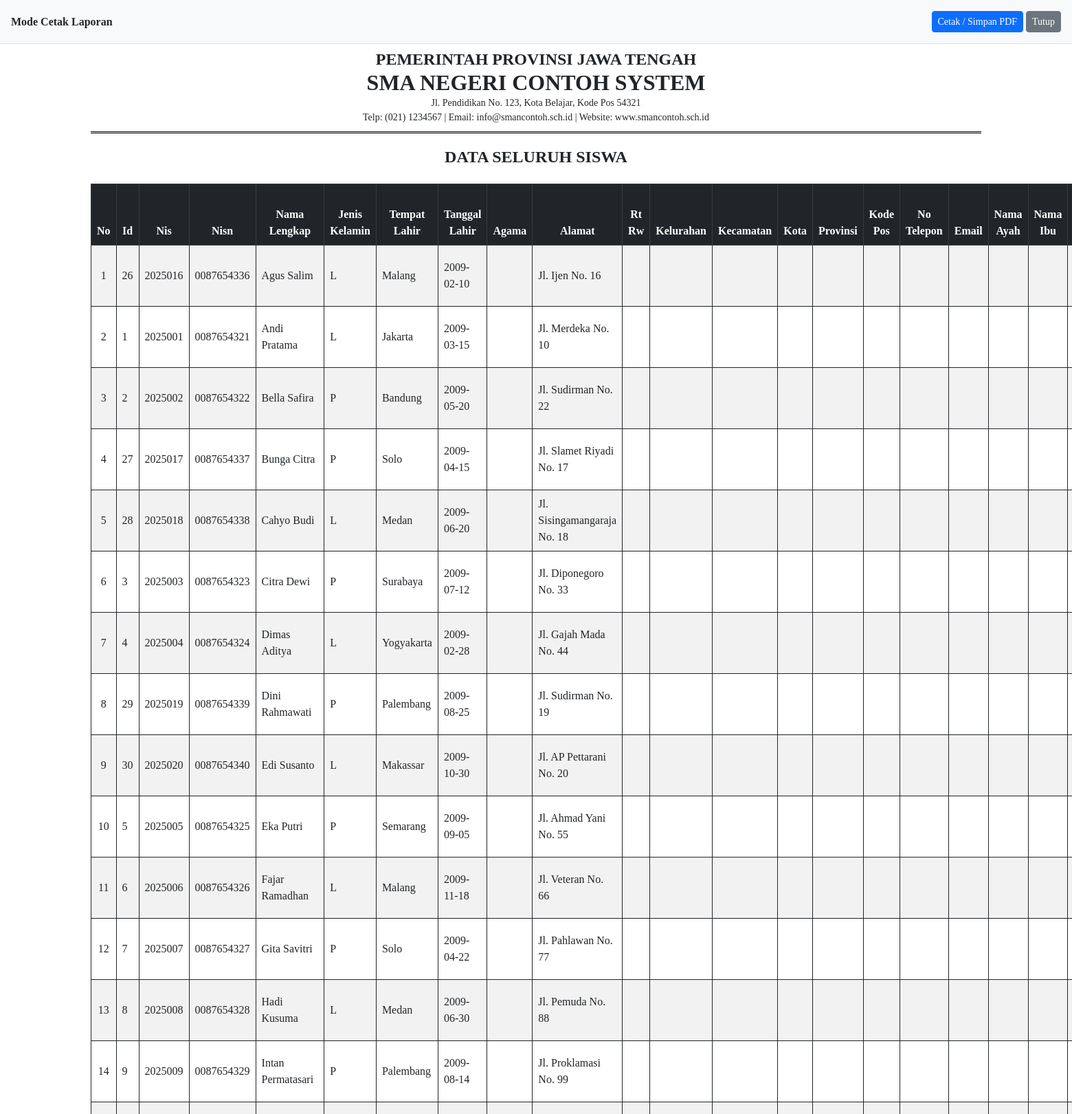
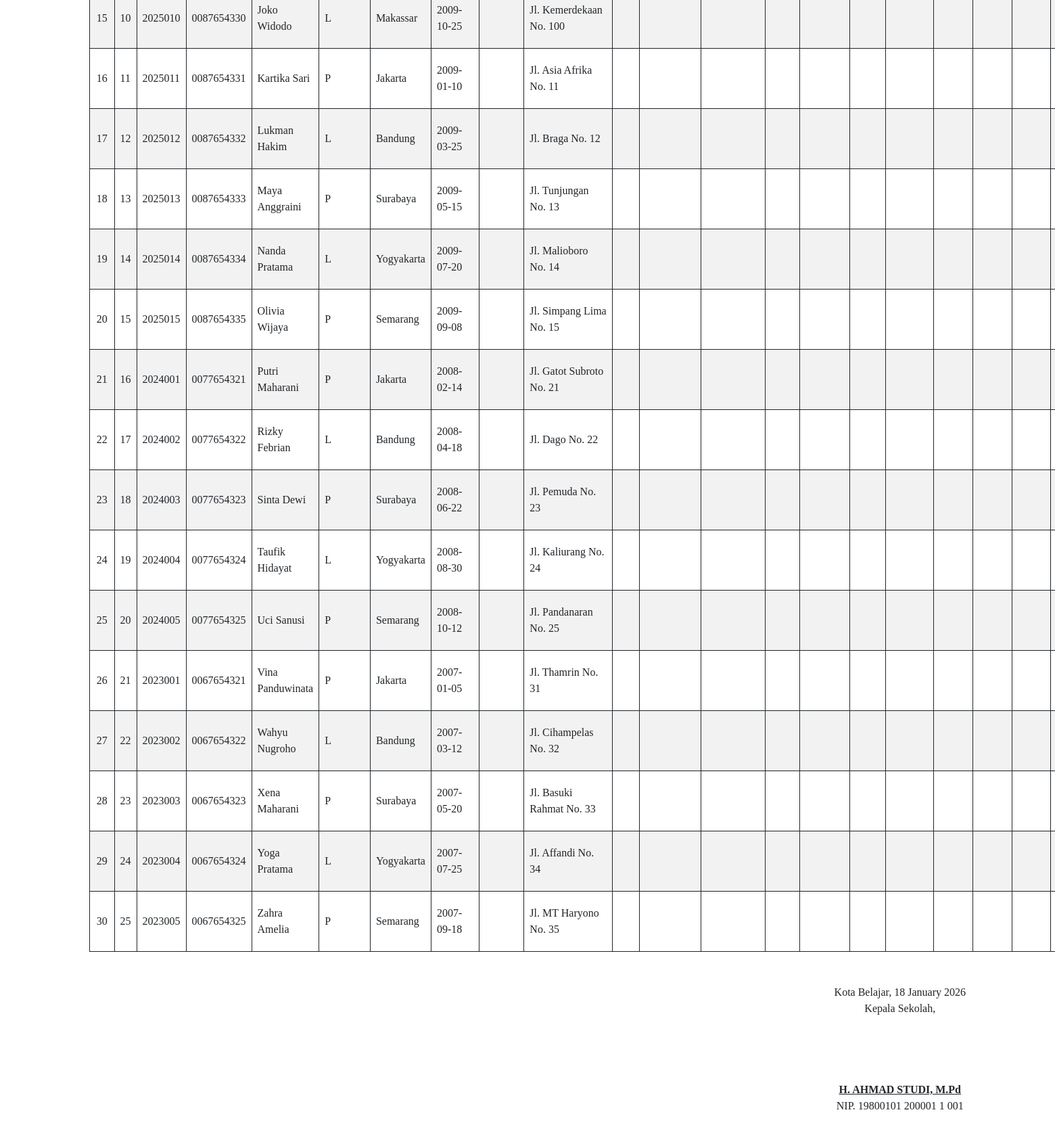
Page /laporan/view_report?code=SISWA_ALL (signed in) on the committed database (2 pictures, top to bottom).
### tables this page shows
CREATE TABLE `siswa` (
  `id` INT AUTO_INCREMENT PRIMARY KEY,
  `nis` VARCHAR(20) UNIQUE NOT NULL,
  `nisn` VARCHAR(20) UNIQUE NOT NULL,
  `nama_lengkap` VARCHAR(100) NOT NULL,
  `jenis_kelamin` ENUM('L','P') NOT NULL,
  `tempat_lahir` VARCHAR(50),
  `tanggal_lahir` DATE,
  `agama` VARCHAR(20),
  `alamat` TEXT,
  `rt_rw` VARCHAR(10),
  `kelurahan` VARCHAR(50),
  `kecamatan` VARCHAR(50),
  `kota` VARCHAR(50),
  `provinsi` VARCHAR(50),
  `kode_pos` VARCHAR(10),
  `no_telepon` VARCHAR(15),
  `email` VARCHAR(100),
  `nama_ayah` VARCHAR(100),
  `nama_ibu` VARCHAR(100),
  `pekerjaan_ayah` VARCHAR(100),
  `pekerjaan_ibu` VARCHAR(100),
  `no_telepon_ortu` VARCHAR(15),
  `kelas_id` INT,
  `foto` VARCHAR(255),
  `status` ENUM('aktif','alumni','pindah','keluar','dropout') DEFAULT 'aktif',
  `tahun_masuk` YEAR,
  `tahun_keluar` YEAR,
  `total_poin_prestasi` INT DEFAULT 0,
  `total_poin_pelanggaran` INT DEFAULT 0,
  `created_at` TIMESTAMP DEFAULT CURRENT_TIMESTAMP,
  `updated_at` TIMESTAMP DEFAULT CURRENT_TIMESTAMP ON UPDATE CURRENT_TIMESTAMP
);

### controllers/LaporanController.php (called while the page is built, shortened)
<?php
class LaporanController extends BaseController
{
    public function view_report()
    {
        $code = isset($_GET['code']) ? $_GET['code'] : '';
        $model = $this->model('LaporanModel');
        $reportData = $model->getReportData($code);
        $data = [
            'title' => 'Laporan - ' . $code,
            'report_name' => $this->getReportName($code),
            'data' => $reportData,
            'code' => $code
        ];
        $this->view('laporan/print_template', $data);
    }
    private function getReportList()
    {
        return [
            ['code' => 'SISWA_ALL', 'name' => 'Data Seluruh Siswa', 'category' => 'Master'],
            ['code' => 'SISWA_PER_KELAS', 'name' => 'Data Siswa Per Kelas', 'category' => 'Master'],
            ['code' => 'GURU_ALL', 'name' => 'Data Guru Lengkap', 'category' => 'Master'],
            ['code' => 'KELAS_ALL', 'name' => 'Daftar Kelas & Wali Kelas', 'category' => 'Master'],
            ['code' => 'MAPEL_ALL', 'name' => 'Daftar Mata Pelajaran', 'category' => 'Master'],
            ['code' => 'JADWAL_SEKOLAH', 'name' => 'Jadwal Pelajaran Sekolah', 'category' => 'Akademik'],
            ['code' => 'ABSENSI_HARIAN', 'name' => 'Laporan Absensi Harian', 'category' => 'Akademik'],
            ['code' => 'ABSENSI_BULANAN', 'name' => 'Rekap Absensi Bulanan', 'category' => 'Akademik'],
            ['code' => 'ABSENSI_GURU', 'name' => 'Kehadiran Guru', 'category' => 'Akademik'],
            ['code' => 'RANKING_PRESTASI', 'name' => 'Top 50 Siswa Berprestasi', 'category' => 'Kesiswaan'],
            ['code' => 'RANKING_PELANGGARAN', 'name' => 'Top 50 Poin Pelanggaran', 'category' => 'Kesiswaan'],
            ['code' => 'DETAIL_PRESTASI', 'name' => 'Detail Riwayat Prestasi', 'category' => 'Kesiswaan'],
            ['code' => 'DETAIL_PELANGGARAN', 'name' => 'Detail Riwayat Pelanggaran', 'category' => 'Kesiswaan'],
            ['code' => 'SISWA_WARNING', 'name' => 'Siswa Dalam Pengawasan (Poin > 50)', 'category' => 'Kesiswaan'],
            ['code' => 'STAT_GENDER', 'name' => 'Statistik Siswa per Gender', 'category' => 'Statistik'],
            ['code' => 'STAT_POIN_KELAS', 'name' => 'Rata-rata Poin Per Kelas', 'category' => 'Statistik'],
            ['code' => 'LOG_AKTIVITAS', 'name' => 'Log Aktivitas Sistem', 'category' => 'System'],
            ['code' => 'DAFTAR_ALUMNI', 'name' => 'Daftar Alumni', 'category' => 'Master'],
            ['code' => 'SURAT_PERINGATAN', 'name' => 'Draft Surat Peringatan', 'category' => 'Administrasi'],
            ['code' => 'KARTU_POIN', 'name' => 'Kartu Poin Siswa', 'category' => 'Administrasi'],
            ['code' => 'ABSENSI_PREMIUM', 'name' => 'Laporan Absensi Premium (Versi Magang)', 'category' => 'Akademik'],
            ['code' => 'DATA_INDUK_SISWA', 'name' => 'Laporan Data Induk Siswa', 'category' => 'Master'],
        ];
    }
    private function getReportName($code)
    {
        foreach ($this->getReportList() as $rep) {
            if ($rep['code'] == $code)
                return $rep['name'];
        }
        return 'Laporan';
    }
}

### core/Router.php (called while the page is built, shortened)
<?php
class Router
{
    protected $method = 'index';
    public function __construct()
    {
        $url = $this->parseUrl();
        if (isset($url[0])) {
            $controllerName = ucfirst($url[0]) . 'Controller';
            if (file_exists(__DIR__ . '/../controllers/' . $controllerName . '.php')) {
                unset($url[0]);
            }
        }
        $this->controller = new $this->controller;
        if (isset($url[1])) {
            if (method_exists($this->controller, $url[1])) {
                $this->method = $url[1];
                unset($url[1]);
            }
        }
        $this->params = $url ? array_values($url) : [];
        call_user_func_array([$this->controller, $this->method], $this->params);
    }
    public function parseUrl()
    {
        if (isset($_GET['url'])) {
            return explode('/', filter_var(rtrim($_GET['url'], '/'), FILTER_SANITIZE_URL));
        }
        return [];
    }
}

### index.php (called while the page is built, shortened)
<?php
require_once 'core/Router.php';
$app = new Router();

### views/laporan/print_template.php (the view, shortened to what this page needs)
<!DOCTYPE html>
<html lang="id">
<head>
    <link href="https://cdn.jsdelivr.net/npm/bootstrap@5.3.0/dist/css/bootstrap.min.css" rel="stylesheet">
</head>
<body class="bg-white">
    <div class="fixed-top p-3 no-print bg-light border-bottom d-flex justify-content-between align-items-center">
        <strong>Mode Cetak Laporan</strong>
        <div>
            <button onclick="window.print()" class="btn btn-primary btn-sm"><i class="bi bi-printer"></i> Cetak / Simpan
                PDF</button>
            <button onclick="window.close()" class="btn btn-secondary btn-sm">Tutup</button>
        </div>
    </div>
    <div class="container mt-5 pt-4">
        <div class="header-kop text-center">
            <h4 class="mb-0 text-uppercase fw-bold">Pemerintah Provinsi Jawa Tengah</h4>
            <h2 class="mb-0 fw-bold">SMA NEGERI CONTOH SYSTEM</h2>
            <p class="mb-0 small">Jl. Pendidikan No. 123, Kota Belajar, Kode Pos 54321</p>
            <p class="mb-0 small">Telp: (021) 1234567 | Email: info@smancontoh.sch.id | Website: www.smancontoh.sch.id
            </p>
        </div>
        <h4 class="text-center fw-bold mb-4 text-uppercase">
            <?= $report_name ?>
        </h4>
        <?php if (!empty($data)): ?>
            <table class="table table-bordered table-striped border-dark align-middle">
                <thead class="table-dark text-center">
                    <tr>
                        <th width="50">No</th>
                        <?php
                        $headers = array_keys($data[0]);
                        foreach ($headers as $h):
                            $h_label = ucwords(str_replace('_', ' ', $h));
                            ?>
                            <th>
                                <?= $h_label ?>
                            </th>
                        <?php endforeach; ?>
                    </tr>
                </thead>
                <tbody>
                    <?php foreach ($data as $i => $row): ?>
                        <tr>
                            <td class="text-center">
                                <?= $i + 1 ?>
                            </td>
                            <?php foreach ($row as $cell): ?>
                                <td>
                                    <?= htmlspecialchars($cell) ?>
                                </td>
                            <?php endforeach; ?>
                        </tr>
                    <?php endforeach; ?>
                </tbody>
            </table>
            <div class="mt-5 d-flex justify-content-end">
                <div class="text-center">
                    <p class="mb-5">Kota Belajar,
                        <?= date('d F Y') ?><br>Kepala Sekolah,
                    </p>
                    <br><br>
                    <p class="fw-bold text-decoration-underline mb-0">H. AHMAD STUDI, M.Pd</p>
                    <p>NIP. 19800101 200001 1 001</p>
                </div>
            </div>
        <?php else: ?>
            <div class="alert alert-warning text-center">Data laporan tidak ditemukan atau kosong.</div>
        <?php endif; ?>
    </div>
</body>
</html>

### views/laporan/print_template.php (style rules this page uses)
body { font-family: 'Times New Roman', Times, serif; }
.header-kop { border-bottom: 3px double black; padding-bottom: 10px; margin-bottom: 20px; }

### rows in the picture
siswa: id "26", nis "2025016", nisn "0087654336", nama_lengkap "Agus Salim", jenis_kelamin "L", tempat_lahir "Malang", tanggal_lahir "2009-02-10", alamat "Jl. Ijen No. 16"
siswa: cell "1", nis "2025001", nisn "0087654321", nama_lengkap "Andi Pratama", jenis_kelamin "L", tempat_lahir "Jakarta", tanggal_lahir "2009-03-15", alamat "Jl. Merdeka No. 10"
siswa: id "2", nis "2025002", nisn "0087654322", nama_lengkap "Bella Safira", jenis_kelamin "P", tempat_lahir "Bandung", tanggal_lahir "2009-05-20", alamat "Jl. Sudirman No. 22"
siswa: id "27", nis "2025017", nisn "0087654337", nama_lengkap "Bunga Citra", jenis_kelamin "P", tempat_lahir "Solo", tanggal_lahir "2009-04-15", alamat "Jl. Slamet Riyadi No. 17"
siswa: id "28", nis "2025018", nisn "0087654338", nama_lengkap "Cahyo Budi", jenis_kelamin "L", tempat_lahir "Medan", tanggal_lahir "2009-06-20", alamat "Jl. Sisingamangaraja No. 18"
siswa: id "3", nis "2025003", nisn "0087654323", nama_lengkap "Citra Dewi", jenis_kelamin "P", tempat_lahir "Surabaya", tanggal_lahir "2009-07-12", alamat "Jl. Diponegoro No. 33"
siswa: id "4", nis "2025004", nisn "0087654324", nama_lengkap "Dimas Aditya", jenis_kelamin "L", tempat_lahir "Yogyakarta", tanggal_lahir "2009-02-28", alamat "Jl. Gajah Mada No. 44"
siswa: id "29", nis "2025019", nisn "0087654339", nama_lengkap "Dini Rahmawati", jenis_kelamin "P", tempat_lahir "Palembang", tanggal_lahir "2009-08-25", alamat "Jl. Sudirman No. 19"
siswa: id "30", nis "2025020", nisn "0087654340", nama_lengkap "Edi Susanto", jenis_kelamin "L", tempat_lahir "Makassar", tanggal_lahir "2009-10-30", alamat "Jl. AP Pettarani No. 20"
siswa: id "5", nis "2025005", nisn "0087654325", nama_lengkap "Eka Putri", jenis_kelamin "P", tempat_lahir "Semarang", tanggal_lahir "2009-09-05", alamat "Jl. Ahmad Yani No. 55"
siswa: id "6", nis "2025006", nisn "0087654326", nama_lengkap "Fajar Ramadhan", jenis_kelamin "L", tempat_lahir "Malang", tanggal_lahir "2009-11-18", alamat "Jl. Veteran No. 66"
siswa: id "7", nis "2025007", nisn "0087654327", nama_lengkap "Gita Savitri", jenis_kelamin "P", tempat_lahir "Solo", tanggal_lahir "2009-04-22", alamat "Jl. Pahlawan No. 77"
siswa: id "8", nis "2025008", nisn "0087654328", nama_lengkap "Hadi Kusuma", jenis_kelamin "L", tempat_lahir "Medan", tanggal_lahir "2009-06-30", alamat "Jl. Pemuda No. 88"
siswa: id "9", nis "2025009", nisn "0087654329", nama_lengkap "Intan Permatasari", jenis_kelamin "P", tempat_lahir "Palembang", tanggal_lahir "2009-08-14", alamat "Jl. Proklamasi No. 99"
siswa: id "10", nis "2025010", nisn "0087654330", nama_lengkap "Joko Widodo", jenis_kelamin "L", tempat_lahir "Makassar", tanggal_lahir "2009-10-25", alamat "Jl. Kemerdekaan No. 100"
siswa: id "11", nis "2025011", nisn "0087654331", nama_lengkap "Kartika Sari", jenis_kelamin "P", tempat_lahir "Jakarta", tanggal_lahir "2009-01-10", alamat "Jl. Asia Afrika No. 11"
siswa: id "12", nis "2025012", nisn "0087654332", nama_lengkap "Lukman Hakim", jenis_kelamin "L", tempat_lahir "Bandung", tanggal_lahir "2009-03-25", alamat "Jl. Braga No. 12"
siswa: id "13", nis "2025013", nisn "0087654333", nama_lengkap "Maya Anggraini", jenis_kelamin "P", tempat_lahir "Surabaya", tanggal_lahir "2009-05-15", alamat "Jl. Tunjungan No. 13"
siswa: id "14", nis "2025014", nisn "0087654334", nama_lengkap "Nanda Pratama", jenis_kelamin "L", tempat_lahir "Yogyakarta", tanggal_lahir "2009-07-20", alamat "Jl. Malioboro No. 14"
siswa: id "15", nis "2025015", nisn "0087654335", nama_lengkap "Olivia Wijaya", jenis_kelamin "P", tempat_lahir "Semarang", tanggal_lahir "2009-09-08", alamat "Jl. Simpang Lima No. 15"
siswa: id "16", nis "2024001", nisn "0077654321", nama_lengkap "Putri Maharani", jenis_kelamin "P", tempat_lahir "Jakarta", tanggal_lahir "2008-02-14", alamat "Jl. Gatot Subroto No. 21"
siswa: id "17", nis "2024002", nisn "0077654322", nama_lengkap "Rizky Febrian", jenis_kelamin "L", tempat_lahir "Bandung", tanggal_lahir "2008-04-18", alamat "Jl. Dago No. 22"
siswa: id "18", nis "2024003", nisn "0077654323", nama_lengkap "Sinta Dewi", jenis_kelamin "P", tempat_lahir "Surabaya", tanggal_lahir "2008-06-22", alamat "Jl. Pemuda No. 23"
siswa: id "19", nis "2024004", nisn "0077654324", nama_lengkap "Taufik Hidayat", jenis_kelamin "L", tempat_lahir "Yogyakarta", tanggal_lahir "2008-08-30", alamat "Jl. Kaliurang No. 24"
siswa: id "20", nis "2024005", nisn "0077654325", nama_lengkap "Uci Sanusi", jenis_kelamin "P", tempat_lahir "Semarang", tanggal_lahir "2008-10-12", alamat "Jl. Pandanaran No. 25"
siswa: id "21", nis "2023001", nisn "0067654321", nama_lengkap "Vina Panduwinata", jenis_kelamin "P", tempat_lahir "Jakarta", tanggal_lahir "2007-01-05", alamat "Jl. Thamrin No. 31"
siswa: id "22", nis "2023002", nisn "0067654322", nama_lengkap "Wahyu Nugroho", jenis_kelamin "L", tempat_lahir "Bandung", tanggal_lahir "2007-03-12", alamat "Jl. Cihampelas No. 32"
siswa: id "23", nis "2023003", nisn "0067654323", nama_lengkap "Xena Maharani", jenis_kelamin "P", tempat_lahir "Surabaya", tanggal_lahir "2007-05-20", alamat "Jl. Basuki Rahmat No. 33"
siswa: id "24", nis "2023004", nisn "0067654324", nama_lengkap "Yoga Pratama", jenis_kelamin "L", tempat_lahir "Yogyakarta", tanggal_lahir "2007-07-25", alamat "Jl. Affandi No. 34"
siswa: id "25", nis "2023005", nisn "0067654325", nama_lengkap "Zahra Amelia", jenis_kelamin "P", tempat_lahir "Semarang", tanggal_lahir "2007-09-18", alamat "Jl. MT Haryono No. 35"

### other values in the picture
$report_name "DATA SELURUH SISWA"
$h_label "Id"
$h_label "Nis"
$h_label "Nisn"
$h_label "Nama Lengkap"
$h_label "Jenis Kelamin"
$h_label "Tempat Lahir"
$h_label "Tanggal Lahir"
$h_label "Agama"
$h_label "Alamat"
$h_label "Rt Rw"
$h_label "Kelurahan"
$h_label "Kecamatan"
$h_label "Kota"
$h_label "Provinsi"
